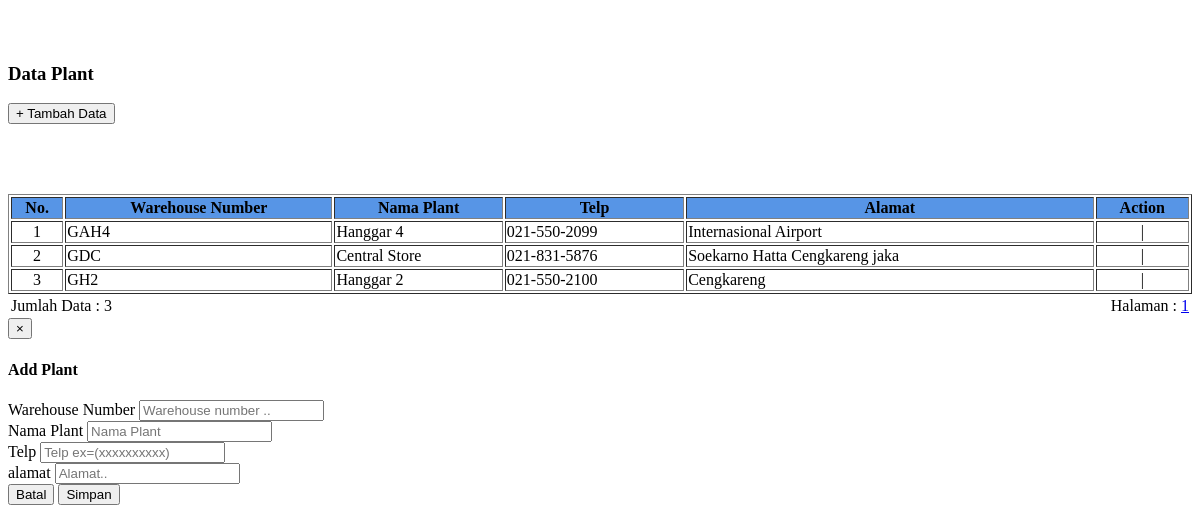
Page /admin/org_plant.php on the committed database.
### tables this page shows
CREATE TABLE IF NOT EXISTS `origin_plant` (
  `whn_org` varchar(11) NOT NULL,
  `nm_org_palnt` varchar(20) NOT NULL,
  `telp` varchar(12) NOT NULL,
  `alamat` varchar(200) NOT NULL,
  PRIMARY KEY (`whn_org`)
);

### admin/list_org.php (the view, shortened to what this page needs)
<?php
$kode1	= $_GET['kode1'];
$kode2	= $_GET['kode2'];
$hal	= $_GET['hal'] ? $_GET['hal'] : 0;
$lim	= 5;
if (empty($kode1) && empty($kode2)){
	$query2	= "SELECT * FROM origin_plant";
}else{
	$query2	= "SELECT * FROM origin_plant
			WHERE whn_org BETWEEN '$kode1' AND '$kode2' ";
}
	$data2	= mysql_query($query2);
	$jml	= mysql_num_rows($data2);
	$max	= ceil($jml/$lim);
echo "<div id='info'>
	<table width='100%' border='1' id='theList' class='table table-hover'>
		<tr>
			<th bgcolor='#5795E6'>No.</th>
			<th bgcolor='#5795E6'>Warehouse Number</th>
			<th bgcolor='#5795E6'>Nama Plant</th>
			<th bgcolor='#5795E6'>Telp</th>
			<th bgcolor='#5795E6'>Alamat</th>
			<th bgcolor='#5795E6'>Action</th>
		</tr>";
		if (empty($kode1) && empty($kode2)){
		$sql = "SELECT * FROM origin_plant
				ORDER BY whn_org
				LIMIT $hal,$lim";
		}else{
		$sql = "SELECT * FROM origin_palnt
				WHERE id BETWEEN '$kode1' AND '$kode2'
				ORDER BY whn_org
				LIMIT $hal,$lim";
		}
		$query = mysql_query($sql);
		$no=1+$hal;
		while($r_data=mysql_fetch_array($query)){
		$nomor=$r_data[telp];
		$nomor1=substr($nomor,0,3);
		$nomor2=substr($nomor,3,3);
		$nomor3=substr($nomor,6,4);
		$output=$nomor1.'-'.$nomor2.'-'.$nomor3;
			echo "<tr>
					<td align='center'>$no</td>
					<td>$r_data[whn_org]</td>
					<td>$r_data[nm_org_palnt]</td>
					<td>$output</td>
					<td>$r_data[alamat]</td>
					<td><div align='center'><a class='glyphicon glyphicon-pencil' href='?page=edt_org&whn_org=$r_data[whn_org]&id=$Encrypted'></a> | <a class='glyphicon glyphicon-trash hapus' href='proses.php?action=deleteorg&whn_org=$r_data[whn_org]&id=$Encrypted'></div></td>
					</tr>";
			$no++;
		}
echo "</table>";
	echo "<table width='100%'>
		<tr>
			<td>Jumlah Data : $jml</td>";
		if (empty($kode1) && empty($kode2)){
		echo "<td align='right'>Halaman :";
			for ($h = 1; $h <= $max; $h++) {
					$list[$h] = $lim * $h - $lim;
					echo " <a href='javascript:void(0)' ";?>
                    onClick="$.get('list_org.php?hal=<?php echo $list[$h]; ?>',
                    null, function(data) {$('#info').html(data);})" <?php echo">".$h."</a> ";
				}
	echo "</td>";
		}
	echo "</tr>
		</table>";
	echo "</div>";
?>

### rows in the picture
origin_plant: whn_org "GAH4", nm_org_palnt "Hanggar 4", telp "021-550-2099", alamat "Internasional Airport"
origin_plant: whn_org "GDC", nm_org_palnt "Central Store", telp "021-831-5876", alamat "Soekarno Hatta Cengkareng jaka"
origin_plant: whn_org "GH2", nm_org_palnt "Hanggar 2", telp "021-550-2100", alamat "Cengkareng"

### other values in the picture
$jml "3"
